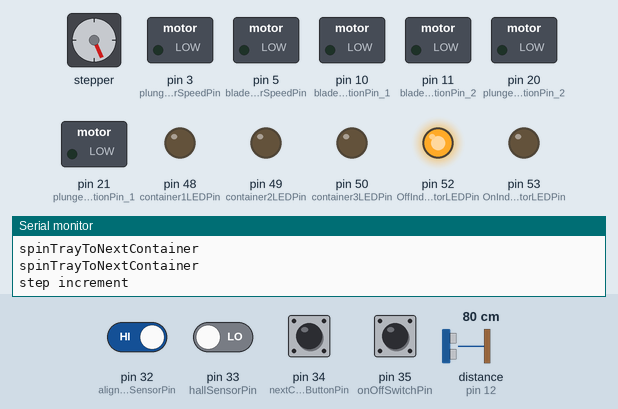
Recording of a sketch running on a simulated Arduino Mega 2560, built with avr-gcc and run on an emulated ATmega2560. On the bench: stepper motor, switched loads named in the sketch (green lamp = pin HIGH), output pins drawn as LEDs (lit = HIGH), the last lines printed to the serial monitor. Dashed ring = blinking. The inputs (shaded band) are chosen by the test bench; at power-on: pin 32 (alignmentHallEffectSensorPin) HIGH, pin 33 (hallSensorPin), pin 34 (nextContainerButtonPin), pin 35 (onOffSwitchPin) LOW, distance to the obstacle (sensor on pin 12) 80 cm. The echo pulse lasts 58.3 µs per cm; stepper angles assume 200 steps per turn; pins used as bus, display or sensor lines are not drawn.

Above: at 2.1 s.
2.2 s: pin 32 (alignmentHallEffectSensorPin) driven LOW
At 4.9 s:
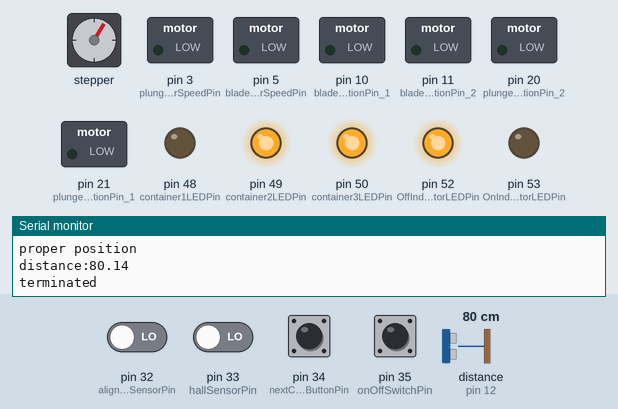
5.2 s: pin 35 (onOffSwitchPin) pulled HIGH for 0.15 s
At 7.9 s:
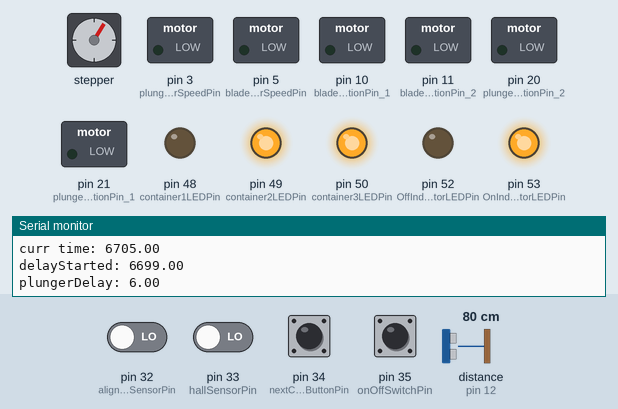
8.2 s: pin 34 (nextContainerButtonPin) pulled HIGH for 0.15 s
At 8.35 s:
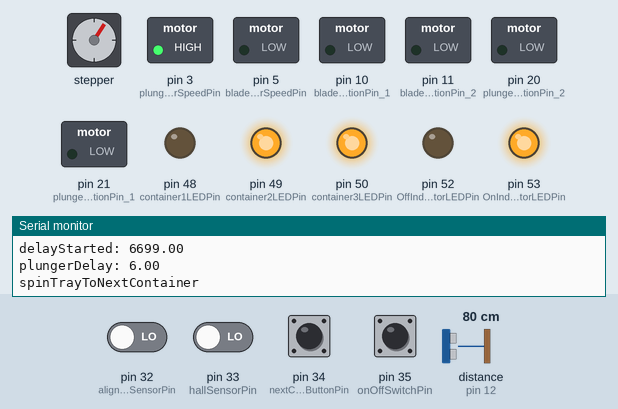
11.2 s: distance to the obstacle (sensor on pin 12) set to 4 cm
At 12.6 s:
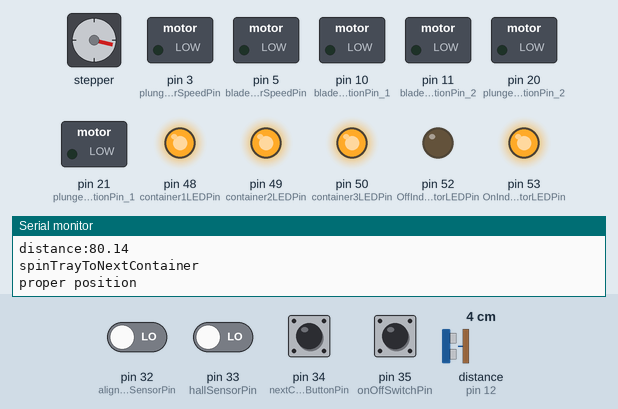
13.3 s: pin 35 (onOffSwitchPin) pulled HIGH for 1 s
At 14.0 s:
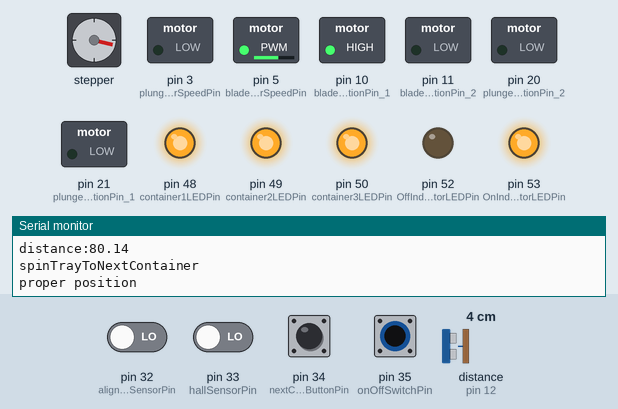
16.3 s: pin 34 (nextContainerButtonPin) pulled HIGH for 1 s
At 18.4 s:
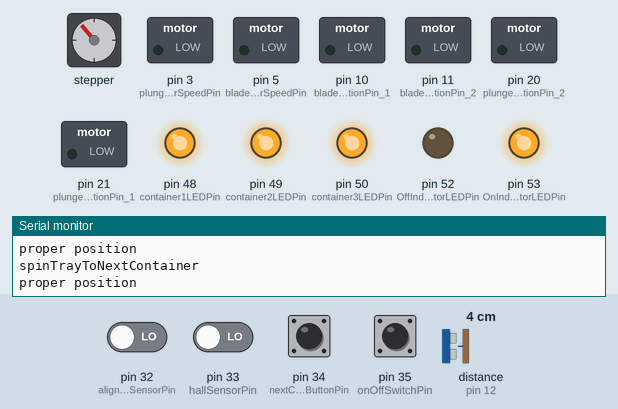
Timing chart, 0 to 19.9 s (numbered marks = the images above; inputs shaded):
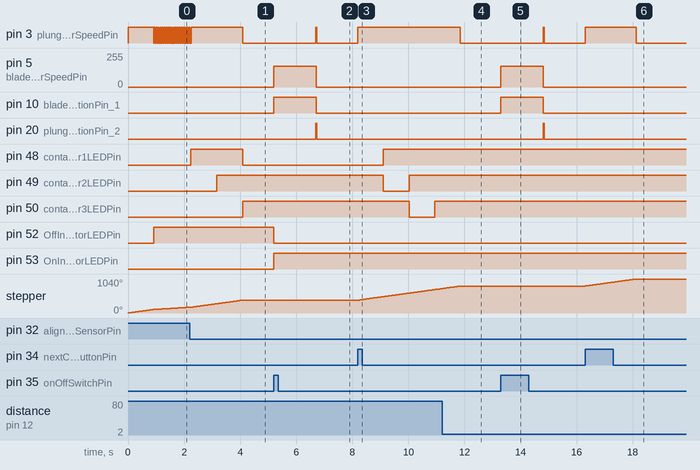

Measured:
- after the input at 2.2 s, pin 48 (container1LEDPin): LOW → HIGH at once, → LOW 1.9 s later; pin 49 (container2LEDPin): LOW → HIGH after 0.97 s; pin 50 (container3LEDPin): LOW → HIGH after 1.9 s
- after the input at 5.2 s, pin 3 (plungerMotorSpeedPin): LOW → HIGH after 1.5 s, → LOW 0.04 s later; pin 5 (bladeMotorSpeedPin): 0/255 → 155/255 at once, → 0/255 1.5 s later
- after the input at 8.2 s, pin 3 (plungerMotorSpeedPin): LOW → HIGH at once; pin 48 (container1LEDPin): LOW → HIGH after 0.91 s; pin 49 (container2LEDPin): HIGH → LOW after 0.91 s, → HIGH 0.92 s later; pin 50 (container3LEDPin): HIGH → LOW after 1.8 s, → HIGH 0.92 s later; stepper: keeps turning clockwise at about 119°/s, starting at once
- after the input at 11.2 s, pin 3 (plungerMotorSpeedPin): HIGH → LOW after 0.66 s; stepper: goes on until 11.8 s, then stays 824°
- after the input at 13.3 s, pin 3 (plungerMotorSpeedPin), pin 20 (plungerMotorDirectionPin_2): LOW → HIGH after 1.5 s, → LOW 0.04 s later; pin 5 (bladeMotorSpeedPin): 0/255 → 155/255 at once, → 0/255 1.5 s later; pin 10 (bladeMotorDirectionPin_1): LOW → HIGH at once, → LOW 1.5 s later
- after the input at 16.3 s, pin 3 (plungerMotorSpeedPin): LOW → HIGH at once, → LOW 1.8 s later; stepper: turns 216° clockwise in 1.8 s, starting at once

The sketch:

final.ino
```cpp
#include<Stepper.h>
// AUTHOR: Paul Gates
// FSE100 03/27/2021

//global constants
const int MOTOR_DELAY = 1500; //delay from blade stopping to switching to next container when full.
//global variables

// **** BLADE / ON SWITCH  ****

//blade pins
const int onOffSwitchPin = 35;
const int bladeMotorSpeedPin = 5;
const int bladeMotorDirectionPin_1 = 10;
const int bladeMotorDirectionPin_2 = 11;

//blade constants
const int BLADE_MOTOR_SPEED = 155; // *** TOOD-> change this value
int ON_OFF_INTERVAL = 500; //300ms

//blade variables
bool bladeIsOn = false;
float onOffPrev = 0;


// **** PLUNGER ****

//plunger pins
const int plungerMotorSpeedPin = 3;
const int plungerMotorDirectionPin_1 = 21;
const int plungerMotorDirectionPin_2 = 20;
const int hallSensorPin = 33;

//plunger constants
const int PLUNGER_MOTOR_SPEED = 255;
const int MAX_PLUNGER_DELAY = 23300;
enum PlungerState{
  plunge,
  retract,
  rest
};

//plunger variables
PlungerState plungerState = rest;
int hallSensorValue = 0;
float delayStartedAt = 0;
float plungerDelay = 0;

// *** FULL SENSOR ****

//full sensor pins
const int fullSensorTriggerPin = 13;
const int fullSensorEchoPin = 12;
const int container1LEDPin = 48;
const int container2LEDPin = 49;
const int container3LEDPin = 50;
const int OnIndicatorLEDPin = 53;
const int OffIndicatorLEDPin = 52;

//full sensor constants
const int ALLOWED_INTERVALS_OF_FULL_DETECTION = 4;
const int FULL_INTERVAL = 300; // *** TODO: Change this value
const int FULL_THRESHOLD_HIGH = 50; // *** TODO: Change this value
const int FULL_THRESHOLD_LOW = 4; // *** TODO: Change this value
const int NUM_CONTAINERS = 3;
const int DELAY_AMT = 100;

//full sensor variables
bool containerIsFull = false;
int fullCounter = 0;
float fullPrev = 0;
int numContainerFull = 0;
bool terminated = false;
bool disableOnOff = false;

// *** How does this work? ***
// to get amount of time for detection:
// ALLOWED_INTERVALS_OF_FULL_DETECTTION X interval = 2000MS = 2 Seconds
//
// this means that...
//      If an object is within (FULL_TRESHOLD)cm, for 2 Seconds, then the
//      container will be considered full

// *** SPIN TRAY ****

//spin tray pins
const int trayMotorController_IN_1 = 9;
const int trayMotorController_IN_2 = 8;
const int trayMotorController_IN_3 = 7;
const int trayMotorController_IN_4 = 6;
const int trayMotorControllerSpeedPin = 3; // analog
const int nextContainerButtonPin = 34;
int alignmentHallEffectSensorPin = 32;
int full[3];

//spin tray constants
const  int STEPS_PER_ROTATION = 200; // don't change this as it is the value recommended for NEMA17 motor
const int INITIAL_SPIN_AMT = 60;
const int INCREMENT_SPIN_AMT = 2;
const int TRAY_MOTOR_SPEED = 20;
const int SPIN_TRAY_HALL_EFFECT_SENSOR_DETECTION_INTERVAL = 2;

//spin tray variables
bool trayIsSpinning = false;
float spinPrev = 0;
Stepper rotationTrayStepperMotor(STEPS_PER_ROTATION, trayMotorController_IN_1,
                                                       trayMotorController_IN_2,
                                                       trayMotorController_IN_3,
                                                        trayMotorController_IN_4);
//SETUP FUNCTIONS
void setUpBladeMotorController(){

  // set up output pins
  pinMode(bladeMotorSpeedPin, OUTPUT);
  pinMode(bladeMotorDirectionPin_1, OUTPUT);
  pinMode(bladeMotorDirectionPin_2, OUTPUT);

  //setup on/off button
  pinMode(onOffSwitchPin, INPUT);

  //on/off LEDs
  pinMode(OffIndicatorLEDPin, OUTPUT);
  pinMode(OnIndicatorLEDPin, OUTPUT);
}

void setUpPlunger(){

  // set up output pins
  pinMode(plungerMotorSpeedPin, OUTPUT);
  pinMode(plungerMotorDirectionPin_1, OUTPUT);
  pinMode(plungerMotorDirectionPin_2, OUTPUT);

  //setup sensor
  pinMode(hallSensorPin, INPUT);
}

void setUpFullSensor(){

  // set up pins
  pinMode(fullSensorTriggerPin, OUTPUT);
  pinMode(fullSensorEchoPin, INPUT);
  pinMode(container1LEDPin, OUTPUT);
  pinMode(container2LEDPin, OUTPUT);
  pinMode(container3LEDPin, OUTPUT);
  full[0] = 0;
  full[1] = 0;
  full[2] = 0;
}

void setUpSpinTray(){

   // set up pins for stepper motor
   pinMode(trayMotorController_IN_1, OUTPUT);
   pinMode(trayMotorController_IN_2, OUTPUT);
   pinMode(trayMotorController_IN_3, OUTPUT);
   pinMode(trayMotorController_IN_4, OUTPUT);
   pinMode(trayMotorControllerSpeedPin, OUTPUT);

   //set speed for stepper motor
   rotationTrayStepperMotor.setSpeed(TRAY_MOTOR_SPEED);

   //set up pins for next button
   pinMode(nextContainerButtonPin, INPUT);

   //set up pin for spin tray hall sensor
   pinMode(alignmentHallEffectSensorPin, INPUT);
}

void setup() {
  // put your setup code here, to run once:
  Serial.begin(9600);

  // call all of the set up functions
  setUpBladeMotorController();
  setUpPlunger();
  setUpSpinTray();
  setUpFullSensor();

  spinTrayToNextContainer();
  digitalWrite(OnIndicatorLEDPin, LOW);
  digitalWrite(OffIndicatorLEDPin, HIGH);
}

void loop() {
  // put your main code here, to run repeatedly:
  if(!terminated){
     if(plungerState == plunge){
          checkFullSensor();
          checkForPlungerMagnet();
          checkOnOffSwitch();
     }else if(plungerState == retract){
          checkRetractTime();
          checkSpinTray();
     }else{
          checkOnOffSwitch();
          checkSpinTray();
     }
  }
}

//Full sensor
void initialFullCheck(){

  // turn trigger pin to low
  digitalWrite(fullSensorTriggerPin, LOW);
  delayMicroseconds(2);


  // turn the trigger pin to high
  digitalWrite(fullSensorTriggerPin, HIGH);
  delayMicroseconds(10);


  // now that we have value turn back off
  digitalWrite(fullSensorTriggerPin, LOW);


  // send a high pulse to the echo pin
  float distance = pulseIn(fullSensorEchoPin, HIGH) / 58.2;

  //IF(container is sensed to be full when not running)
  if(distance<FULL_THRESHOLD_LOW || distance > FULL_THRESHOLD_HIGH){

    Serial.print("distance:");
    Serial.println(distance);

    //increment initiallyFull
    numContainerFull++;

    //IF(all containers are full)
    if(numContainerFull == NUM_CONTAINERS){

      //terminate program
      //terminated = true;
      Serial.println("terminated");

      //flash full light
      //flashFullLight();

    //ELSE
    } else{

      //flash full light
      //flashFullLight();

      setFull();

      //spin tray to next container
      spinTrayToNextContainer();

    }//END IF

  }//END IF
}

void checkFullSensor(){

  // get the time passed since start of program
  int currentMillis = millis();

   //IF(interval between full sensor readings has passed)
  if(currentMillis - fullPrev > FULL_INTERVAL){

      // set previous to the current time for next time
      fullPrev = currentMillis;

      // turn trigger pin to low
      digitalWrite(fullSensorTriggerPin, LOW);
      delayMicroseconds(2);

      // turn the trigger pin to high
      digitalWrite(fullSensorTriggerPin, HIGH);
      delayMicroseconds(10);

      // now that we have value turn back off
      digitalWrite(fullSensorTriggerPin, LOW);

      // send a high pulse to the echo pin
      float distance = pulseIn(fullSensorEchoPin, HIGH) / 58.2;

      //IF(container is sensed to be full)
      if(distance<FULL_THRESHOLD_LOW || distance > FULL_THRESHOLD_HIGH){

        //increment full counter
        fullCounter++;

        //IF(too many intervals have been full in a row)
        if(fullCounter > ALLOWED_INTERVALS_OF_FULL_DETECTION){
            // make the container full and disable the on switch
              disableOnOff = true;
              containerIsFull = true;

              //change state to full
              setFull();

              //turn off blade
              turnOffBladeMotor();

              //spin to next container
              spinTrayToNextContainer();

              //retract the plunger
              retractPlunger();

              //set current output state to full
              setFull();

              //increment num containers full
              numContainerFull++;

        }//END IF

      //ELSE container not full
      }else{

        // reset the full counter
        fullCounter = 0;

      }//END IF

   }//END IF
}

//Plunger
void checkForPlungerMagnet(){

  //IF(plunger at bottom of feed tube)
  if(!digitalRead(hallSensorPin) == HIGH){

    Serial.println("tube is at bottom");

    //turn off blade
    turnOffBladeMotor();

    //retract plunger
    retractPlunger();

  }//END IF
}

void checkRetractTime(){

  //IF(that time is more than the plunger delay)
  if(millis() - delayStartedAt > plungerDelay){

      //stop retracting
      restPlunger();

  }//END IF
}

void retractPlunger(){

  float currTime = millis();

  Serial.print("curr time: ");
  Serial.println(currTime);
  Serial.print("delayStarted: ");
  Serial.println(delayStartedAt);

  //SET retract delay period = time plunger was plunging
  plungerDelay = currTime - delayStartedAt;

  //SET delay started = current time
  delayStartedAt = currTime;

  Serial.print("plungerDelay: ");
  Serial.println(plungerDelay);

  //set plunger direction to retract
  digitalWrite(plungerMotorDirectionPin_1, HIGH);
  digitalWrite(plungerMotorDirectionPin_2, LOW);

  // turn the plunger motor on
  analogWrite(plungerMotorSpeedPin, PLUNGER_MOTOR_SPEED);

  // change state to retract
  plungerState = retract;
}

void restPlunger(){

  // remove voltage from both direction pin s
  digitalWrite(plungerMotorDirectionPin_1, LOW);
  digitalWrite(plungerMotorDirectionPin_2, LOW);

  // turn the plunger motor speed to 0
  analogWrite(plungerMotorSpeedPin, 0);

  // change state to rest
  plungerState = rest;

  delayStartedAt = 0;
}

void startPlunger(){

  //SET delay started = current time
  delayStartedAt = millis();

  //set plunger direction to go down
  digitalWrite(plungerMotorDirectionPin_1, LOW);
  digitalWrite(plungerMotorDirectionPin_2, HIGH);

 // turn the plunger motor on
  analogWrite(plungerMotorSpeedPin, PLUNGER_MOTOR_SPEED);

  // change state to plunge
  plungerState = plunge;
}

//Blade
void checkOnOffSwitch(){

    //get ON/OFF switch value
    int switchValue = digitalRead(onOffSwitchPin);

    //IF(on/off button pushed and more than 300ms since last button push)
    if(digitalRead(onOffSwitchPin) == HIGH && millis() - onOffPrev > ON_OFF_INTERVAL){

        //SET this event as most recent button push
        onOffPrev = millis();

        //IF(things aren't moving)
        if(plungerState==rest && !bladeIsOn){
            digitalWrite(OffIndicatorLEDPin, LOW);
            digitalWrite(OnIndicatorLEDPin, HIGH);
            turnOnBladeMotor();
            startPlunger();
        }else{
            digitalWrite(OnIndicatorLEDPin, LOW);
            digitalWrite(OffIndicatorLEDPin, HIGH);
            turnOffBladeMotor();
            retractPlunger();
        }
    }
}

void turnOnBladeMotor(){

  bladeIsOn = true;

  // set direction
  digitalWrite(bladeMotorDirectionPin_1, HIGH);
  digitalWrite(bladeMotorDirectionPin_2, LOW);

  // start the balde
  analogWrite(bladeMotorSpeedPin, BLADE_MOTOR_SPEED);
  delay(1500);
  analogWrite(bladeMotorSpeedPin, BLADE_MOTOR_SPEED+100);


  Serial.println("blade on");
}

void turnOffBladeMotor(){

  bladeIsOn = false;

  // eliminate direction
  digitalWrite(bladeMotorDirectionPin_1, LOW);
  digitalWrite(bladeMotorDirectionPin_2, LOW);

  // turn off motor
  analogWrite(bladeMotorSpeedPin, 0);

  Serial.println("blade off");
}


//Spin Tray
void checkSpinTray(){

  // get the value of the spin to next container button pin
  int buttonValue = digitalRead(nextContainerButtonPin);

  // determine if it has been pressed -or-
  // if the tray needs to do its small step routine
  if(buttonValue==HIGH || trayIsSpinning){

    // spin the tray
    spinTrayToNextContainer();
  }

  // do nothing...
}

void spinTrayToNextContainer(){

    Serial.println("spinTrayToNextContainer");

    // call the step function
    // https://lastminuteengineers.com/stepper-motor-l293d-arduino-tutorial/
    // TRAY_MOTOR_SPEED is how far it will turn


    //IF(tray is not currently moving)
    if (!trayIsSpinning){

      //spin bigger amount
      step(INITIAL_SPIN_AMT);

      //record time step happened
      spinPrev = millis();

      //prevent the large spin from happening again
      trayIsSpinning = true;

    }//END IF

    // get the value of the hall effect sensor
    int alignmentHallEffectSensorValue = !digitalRead(alignmentHallEffectSensorPin);

    // IF(the magnet is not within 1/2 inch)
    if(alignmentHallEffectSensorValue == LOW){

      //IF(interval has passed since last step
      if(millis() - spinPrev > SPIN_TRAY_HALL_EFFECT_SENSOR_DETECTION_INTERVAL){

        Serial.println("step increment");

        // spin a little bit
        step(INCREMENT_SPIN_AMT);
        spinPrev = millis();

      }//END IF

    //ELSE(you're in proper position for a container)
    }else{
        Serial.println("proper position");

        // reset the spin tray bool so now next time
        // it will spin the large amount
        trayIsSpinning = false;
        containerIsFull = false;
        disableOnOff = false;

        //swap position of full indicators
        swapPositions();

        initialFullCheck();

    }//END IF
}

void step(int amt){
    analogWrite(trayMotorControllerSpeedPin, 255);
    rotationTrayStepperMotor.step(amt);
    analogWrite(trayMotorControllerSpeedPin, 0);
}

void swapPositions(){
  int temp;
  temp = full[0];
  full[0] = full[2];
  full[2] = full[1];
  full[1] = temp;

  digitalWrite(container1LEDPin, full[0]);
  digitalWrite(container2LEDPin, full[1]);
  digitalWrite(container3LEDPin, full[2]);
}

void setFull(){
  full[0] = 1;
  digitalWrite(container1LEDPin, full[0]);
}
```
